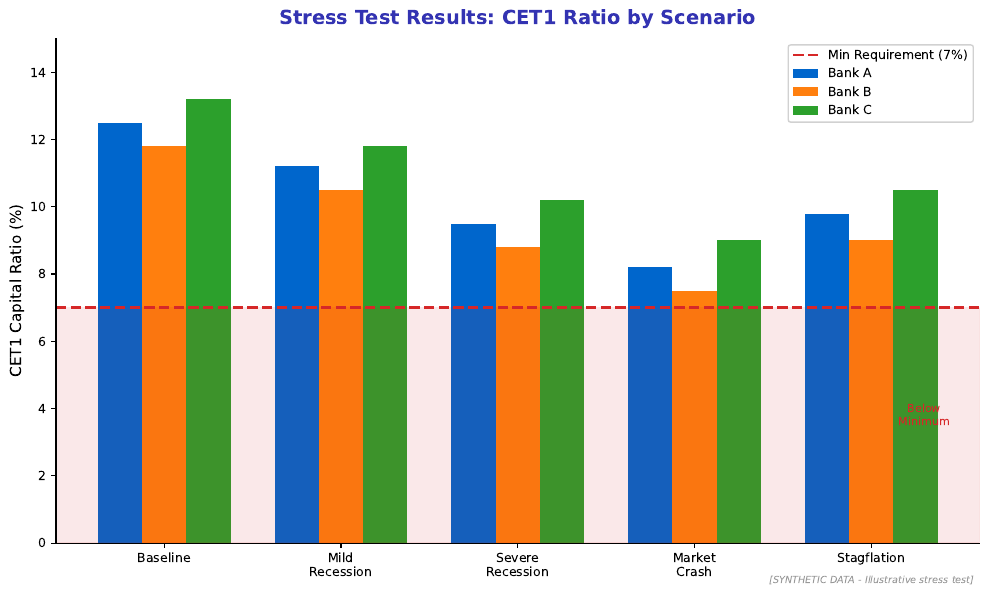

The Python source for this figure:
"""
Bank Stress Test Scenarios
Shows impact of stress scenarios on capital

Output: stress_testing.pdf
Module: module_04_traditional
Lesson: 42 - Risk Management
"""

from pathlib import Path
import matplotlib.pyplot as plt
import numpy as np

plt.rcParams.update({
    'font.size': 10,
    'axes.labelsize': 10,
    'axes.titlesize': 11,
    'xtick.labelsize': 9,
    'ytick.labelsize': 9,
    'legend.fontsize': 9,
    'figure.figsize': (10, 6),
    'figure.dpi': 150
})

MLPURPLE = '#3333B2'
MLBLUE = '#0066CC'
MLORANGE = '#FF7F0E'
MLGREEN = '#2CA02C'
MLRED = '#D62728'

def create_chart():
    fig, ax = plt.subplots(figsize=(10, 6))

    # Stress test scenarios and capital impact
    scenarios = ['Baseline', 'Mild\nRecession', 'Severe\nRecession', 'Market\nCrash', 'Stagflation']

    # CET1 ratio under different scenarios (starting at 12%)
    bank_a = [12.5, 11.2, 9.5, 8.2, 9.8]
    bank_b = [11.8, 10.5, 8.8, 7.5, 9.0]
    bank_c = [13.2, 11.8, 10.2, 9.0, 10.5]

    x = np.arange(len(scenarios))
    width = 0.25

    ax.bar(x - width, bank_a, width, label='Bank A', color=MLBLUE)
    ax.bar(x, bank_b, width, label='Bank B', color=MLORANGE)
    ax.bar(x + width, bank_c, width, label='Bank C', color=MLGREEN)

    # Minimum requirement line
    ax.axhline(y=7.0, color=MLRED, linestyle='--', linewidth=2, label='Min Requirement (7%)')

    ax.set_ylabel('CET1 Capital Ratio (%)', fontsize=11)
    ax.set_title('Stress Test Results: CET1 Ratio by Scenario', fontsize=14,
                 fontweight='bold', color=MLPURPLE, pad=10)

    ax.set_xticks(x)
    ax.set_xticklabels(scenarios)
    ax.legend(loc='upper right', framealpha=0.9)
    ax.set_ylim(0, 15)

    # Add danger zone
    ax.axhspan(0, 7, alpha=0.1, color=MLRED)
    ax.text(4.3, 3.5, 'Below\nMinimum', fontsize=8, color=MLRED, ha='center')

    ax.spines['top'].set_visible(False)
    ax.spines['right'].set_visible(False)

    fig.text(0.98, 0.02, '[SYNTHETIC DATA - Illustrative stress test]',
             fontsize=7, color='#999999', ha='right', style='italic')

    plt.tight_layout()

    output_path = Path(__file__).parent / 'stress_testing.pdf'
    plt.savefig(output_path, format='pdf', dpi=300, bbox_inches='tight')
    plt.close()
    print(f"Chart saved to: {output_path}")
    return output_path

if __name__ == '__main__':
    create_chart()
